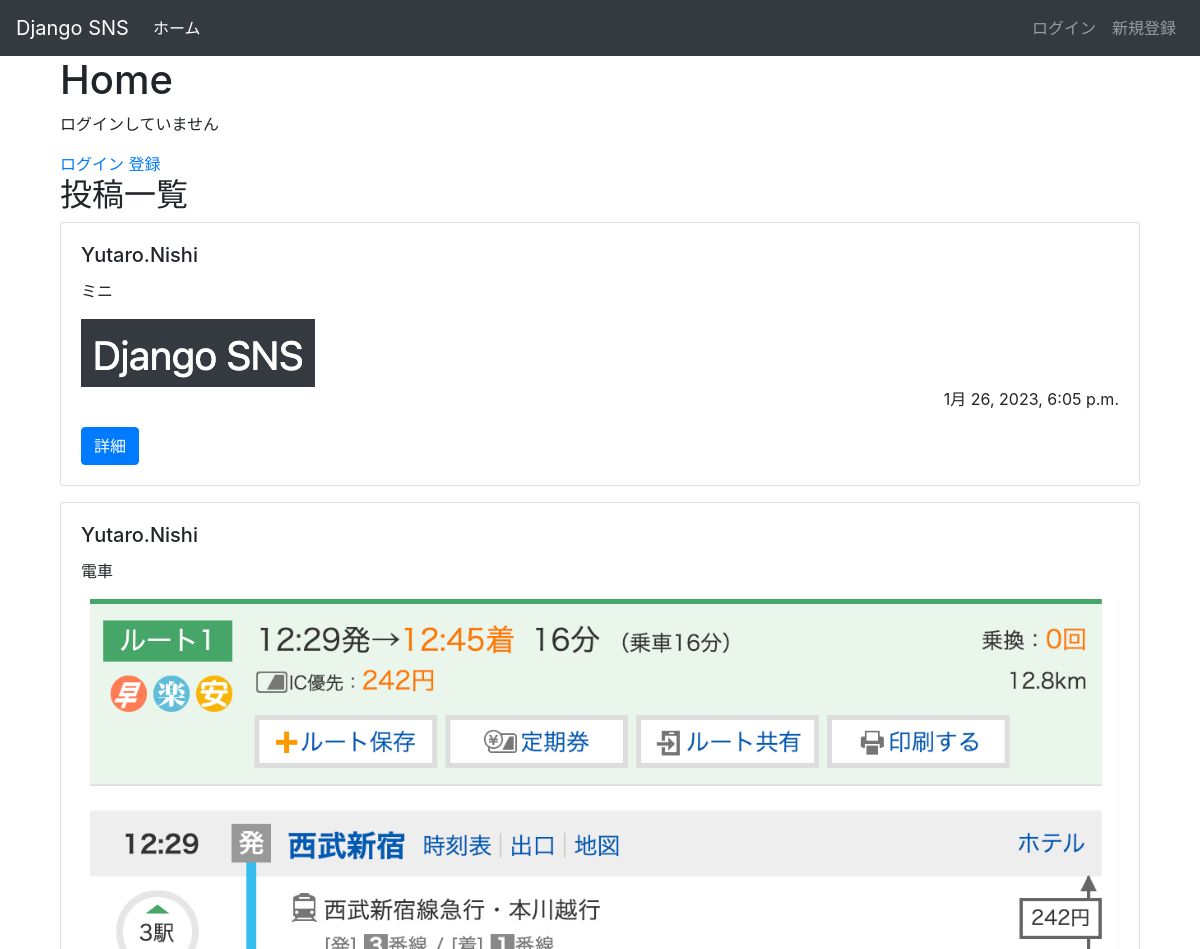
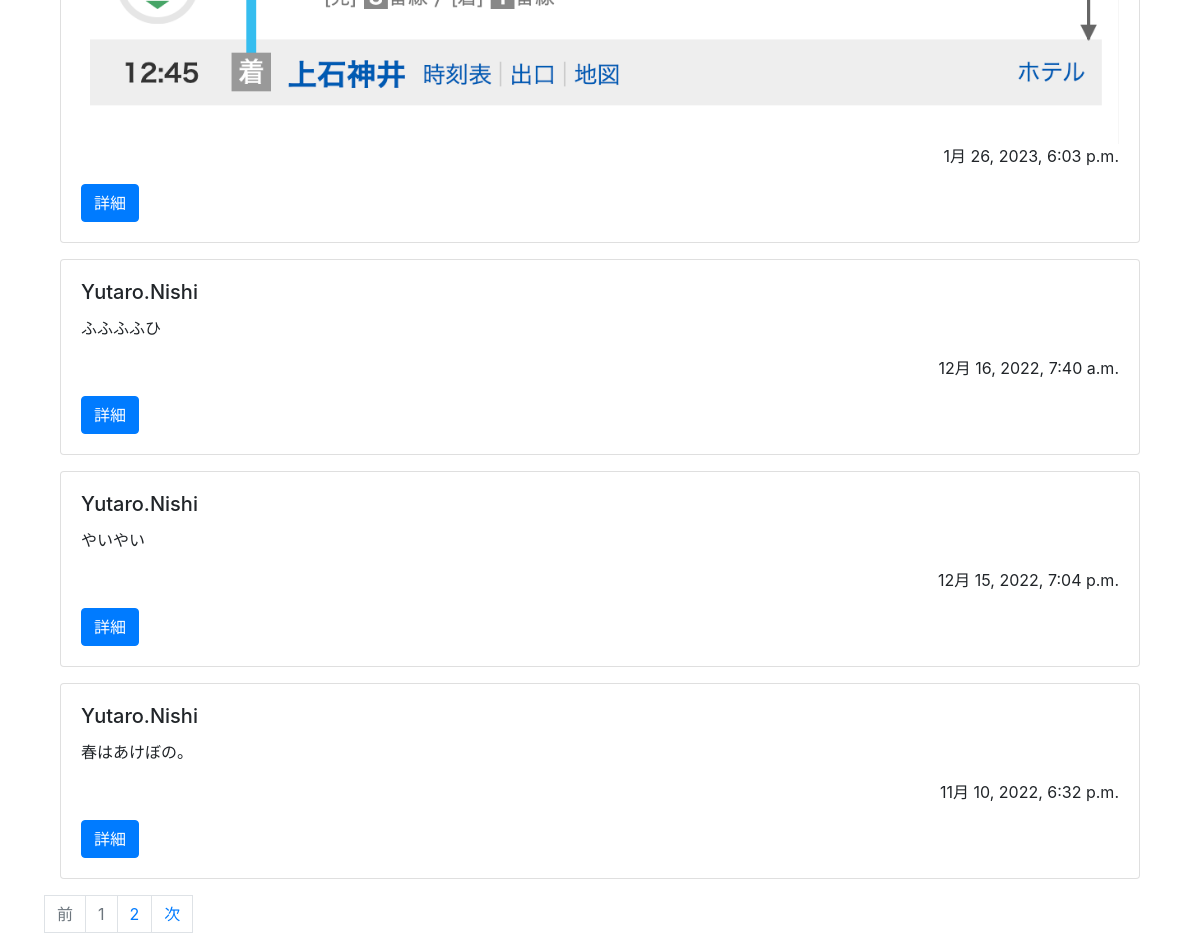
The page / on the database its author committed (2 pictures, top to bottom).
### post/models.py (models this page shows)
class Post(models.Model):
    owner=models.ForeignKey(
        settings.AUTH_USER_MODEL,
        on_delete=models.CASCADE,
        related_name='post_owner'
    )
    content=models.CharField(max_length=5000)
    created_at=models.DateTimeField(auto_now_add=True)
    favorite_count=models.IntegerField(default=0)
    image=models.ImageField(upload_to='',null=True,blank=True)
    VISIBILITY_CHOICE=[
        ('PUBLIC','公開'),
        ('PRIVATE','非公開')
    ]
    visibility=models.CharField(
        max_length=10,
        choices=VISIBILITY_CHOICE,
        default='PUBLIC'
    )
    class Meta:
        ordering=('-created_at',)

### account/models.py (models this page shows)
class Account(AbstractUser):
    avator=models.ImageField(
        upload_to='',
        null=True
    )
    following_count=models.IntegerField(default=0)
    follower_count=models.IntegerField(default=0)

### post/views.py (the view)
# urls.py: path('',views.index,name='index'),
def index(request,num=1):
    data=Post.objects.filter(visibility="PUBLIC")
    page=Paginator(data,5)
    params={
        'object_list':page.get_page(num)
    }
    return render(request,'post/home.html',params)

### templates/post/home.html (shortened to what this page needs)
{% extends 'base.html' %}
{% block content %}
  <div class='container'>
    <h1>Home</h1>
    {% if user.is_authenticated %}
      <p>こんにちは！
        {% if user.avator %}
        <img src='{{ user.avator.url }}' style='witdh:5px;height:auto'>{{user.username}}</img>さん</p>
        {% else %}
        {{ user.username }}
        {% endif %}
        さん</p>
      <a href="{% url 'logout' %}">ログアウト</a>
    {% else %}
      <p>ログインしていません</p>
      <a href="{% url 'login' %}">ログイン</a>
      <a href="{% url 'signup' %}">登録</a>
    {% endif %}
    <h2>投稿一覧</h2>
    {% include 'post/pagination.html' %}
</div>
{% endblock %}

### templates/post/pagination.html (shortened to what this page needs)
{% block content %}
{% for item in object_list %}
      <div class='card mb-3'>
        <div class='card-body'>
          <h5 class='card-title'><a href-'{% url 'detail' item.owner.pk %}'>{{ item.owner }}</a></h5>
          <p class='card-text'>{{ item.content }}</p>
          {% if item.image %}
              <img class="img-fluid" src="{{ item.image.url }}"alt=""/>
          {% endif %}
          <p class='card-text text-right'>
            {{ item.created_at }}
            </p>
          <a href="{% url 'post_detail' item.pk %}" class="btn btn-primary">詳細</a>
        </div>
      </div>
    {% endfor %}
  </div>
  <nav>
    <ul class="pagination">
      {% if object_list.has_previous %}
        <li>
          <a class="page-link text-primary d-inline-block" href="{{ object_list.previous_page_number }}">前</a>
        </li>
      {% else %}
        <li class="disabled">
          <div class="page-link text-secondary d-inline-block disabled" href="#">前</div>
        </li>
      {% endif %}
      {% for link_page in object_list.paginator.page_range %}
        {% if link_page %}
          {% if link_page == object_list.number %}
            <li class="disabled">
              <div class="page-link text-secondary d-inline-block diabled" href="#">
                {{ link_page }}
              </div>
            </li>
          {% else %}
            <li>
              <a class="page-link text primary d-inline-block" href="{{ link_page }}">{{ link_page }}</a>
            </li>
          {% endif %}
        {% else %}
          <li>
            <a class="page-link text-primary d-inline-block" href="{{ link_page }}">{{ link_page }}</a>
          </li>
        {% endif %}
      {% endfor %}
      {% if object_list.has_next %}
        <li>
          <a class="page-link text-primary d-inline-block" href="{{ object_list.next_page_number }}">次</a>
        </li>
      {% else %}
        <li class="disabled">
          <div class="page-link text-secondary d-inline-block disabled" href="#">次</div>
        </li>
      {% endif %}
    </ul>
  </nav>
{% endblock %}

### rows shown on the page
Post: owner "Yutaro.Nishi", content "ミニ", image (picture), created_at "1月 26, 2023, 6:05 p.m."
Post: owner "Yutaro.Nishi", content "電車", image (picture), created_at "1月 26, 2023, 6:03 p.m."
Post: owner "Yutaro.Nishi", content "ふふふふひ", created_at "12月 16, 2022, 7:40 a.m."
Post: owner "Yutaro.Nishi", content "やいやい", created_at "12月 15, 2022, 7:04 p.m."
Post: owner "Yutaro.Nishi", content "春はあけぼの。", created_at "11月 10, 2022, 6:32 p.m."

### other values the page prints
{{ link_page }} "1"
{{ link_page }} "2"
